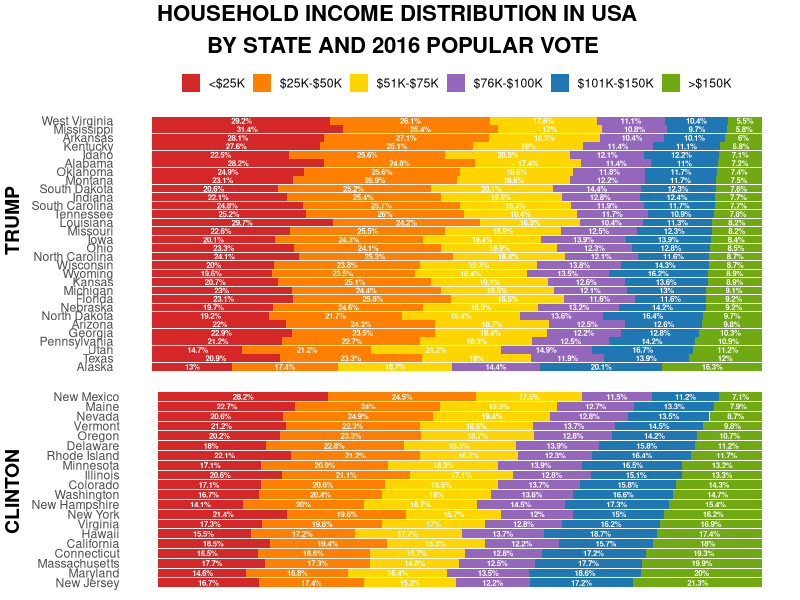

This chart was generated by the following R code:
# Thinh Pham & Katherine M. Prioli
# Makeover Monday - split reproduced graph by election results
# Tue Oct 02 15:31:24 2018 ------------------------------


#### Libraries ----

library(tidyverse)
library(readxl)
library(grid)
library(gridExtra)


#### Read in, wrangle, and join 2016 presidential election data ----

incometbl_raw <- read_csv("incometbl.csv")

incometbl <- incometbl_raw %>% 
  arrange(desc(incomecat), catpct) %>% 
  mutate(incomecat = factor(incomecat,
                            levels = c("<$25K", 
                                       "$25K-$50K", 
                                       "$51K-$75K", 
                                       "$76K-$100K", 
                                       "$101K-$150K", 
                                       ">$150K"))) %>%
  mutate(state = factor(state, levels = rev(state[1:50])))

popvote_raw <- read_xlsx("federalelections2016.xlsx", sheet = "Appendix A", range = "A7:C59")

popvote <- as.tibble(popvote_raw) %>% 
  filter(!is.na(STATE) & STATE != "D.C.") %>% 
  mutate(gop = as.numeric(TRUMP)) %>% 
  mutate(dem = as.numeric(CLINTON)) %>% 
  mutate(winner = case_when(
    dem < gop ~ "R",
    dem > gop ~ "D"
  )) %>% 
  mutate(winner = factor(winner, levels = c("R", "D"))) %>% 
  rename(state = STATE) %>% 
  mutate(state = factor(state, levels = rev(incometbl$state[1:50]))) %>% 
  select(state, winner)

popvote_gop <- popvote %>% filter(winner == "R") %>% count()
weight_gop = popvote_gop / 50
popvote_dem <- popvote %>% filter(winner == "D") %>% count()
weight_dem = popvote_dem / 50


incometbl <- full_join(incometbl, popvote, by = "state")

write_csv(incometbl, "incometbl_vote.csv")                                          # Export vote-augmented dataset
                                                                                    # in case Thinh wants it

#### Separate reproduced graph by election results ----

reprod_plot_gop <- ggplot(data = filter(incometbl, winner == "R"), 
                          aes(x = state, y = catpct / 100, fill = incomecat, label = catpct)) +
  coord_flip() +                                                                    # Put states on vertical axis
  geom_bar(stat = "identity", aes(y = catpct * 100), position = "fill") +
  scale_fill_manual(values = c(                                                     # Match color scheme of original graph
    "<$25K" = "#D62728",
    "$25K-$50K" = "#FF7F03",
    "$51K-$75K" = "#FFD500",
    "$76K-$100K" = "#9467BD",
    "$101K-$150K" = "#1F77B4",
    ">$150K" = "#6FAA12")) +
  geom_text(aes(label = paste0(catpct,"%")),                                        # Label stacked bars
            size = 2, color = "white", fontface = "bold", 
            hjust = 0.5, position = position_stack(vjust = 0.5)) +
  scale_y_reverse() +                                                               # Ensure <$25K category on left
  theme(axis.text.x = element_blank(),
        axis.ticks = element_blank(),
        axis.title = element_blank(),
        panel.background = element_blank(),
        legend.position = "top",
        legend.title = element_blank(),
        legend.key.width = unit(0.5, "cm"),
        legend.key.height = unit(0.5, "cm")) +
  guides(fill = guide_legend(nrow = 1))                                             # Force all legend elements into one row
#reprod_plot_gop

reprod_plot_dem <- ggplot(data = filter(incometbl, winner == "D"), 
                          aes(x = state, y = catpct / 100, fill = incomecat, label = catpct)) +
  coord_flip() +                                                                    # Put states on vertical axis
  geom_bar(stat = "identity", aes(y = catpct * 100), position = "fill") +
  scale_fill_manual(values = c(                                                     # Match color scheme of original graph
    "<$25K" = "#D62728",
    "$25K-$50K" = "#FF7F03",
    "$51K-$75K" = "#FFD500",
    "$76K-$100K" = "#9467BD",
    "$101K-$150K" = "#1F77B4",
    ">$150K" = "#6FAA12")) +
  geom_text(aes(label = paste0(catpct,"%")),                                        # Label stacked bars
            size = 2, color = "white", fontface = "bold", 
            hjust = 0.5, position = position_stack(vjust = 0.5)) +
  scale_y_reverse() +                                                               # Ensure <$25K category on left
  theme(axis.text.x = element_blank(),
        axis.ticks = element_blank(),
        axis.title = element_blank(),
        panel.background = element_blank(),
        legend.position = "none")
#reprod_plot_dem

plot_gop <- arrangeGrob(reprod_plot_gop, left = textGrob("TRUMP", 
                                                         rot = 90,
                                                         gp = gpar(fontsize = 14, fontface = "bold")))
plot_dem <- arrangeGrob(reprod_plot_dem, left = textGrob("CLINTON", 
                                                         rot = 90,
                                                         gp = gpar(fontsize = 14, fontface = "bold")))

grid.arrange(plot_gop, plot_dem, nrow = 2,
             heights = c(2 * weight_gop, 2 * weight_dem),
             top = textGrob("HOUSEHOLD INCOME DISTRIBUTION IN USA \n BY STATE AND 2016 POPULAR VOTE",
                            gp = gpar(fontsize = 16, fontface = "bold")))


# Note - grid.arrange disables ggsave(), so I manually exported the graph using the Plots tab